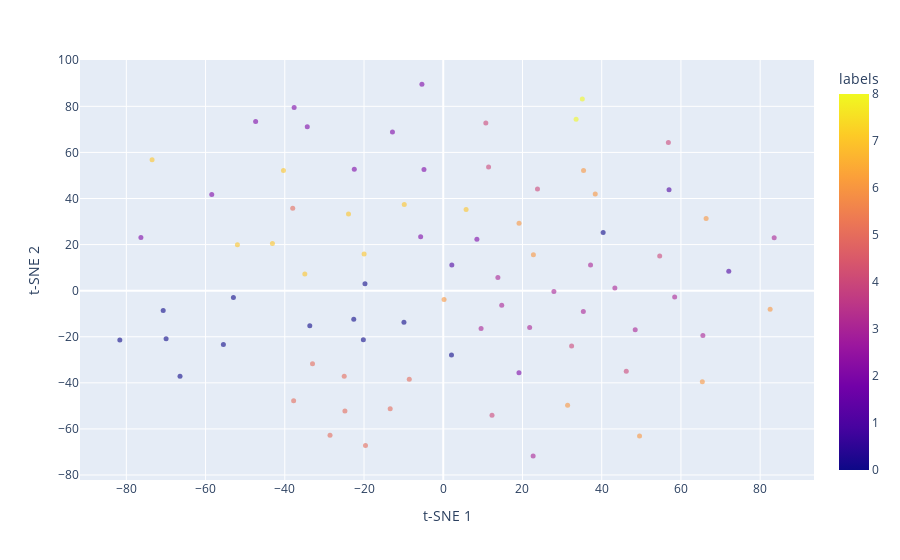

Source (notebook cell):
### Code cell
# TD-IDF + K-mean

import os
import fitz
import pandas as pd
from sklearn.feature_extraction.text import TfidfVectorizer
from sklearn.cluster import KMeans
from sklearn.metrics import silhouette_score, davies_bouldin_score
import matplotlib.pyplot as plt
import plotly.express as px
from sklearn.manifold import TSNE
import numpy as np
from sentence_transformers import SentenceTransformer
from sklearn.cluster import AgglomerativeClustering
from sklearn.metrics import davies_bouldin_score
from scipy.cluster.hierarchy import dendrogram, linkage
from sklearn.metrics.pairwise import cosine_similarity
import nltk
from nltk.corpus import stopwords
from nltk.stem import WordNetLemmatizer
import re


def preprocess_text(text):
    text = text.lower()
    text = re.sub(r'\d+', '', text)
    text = re.sub(r'[^\w\s]', '', text)

    stop_words = set(stopwords.words('english'))
    tokens = text.split()
    tokens = [word for word in tokens if not word in stop_words]

    lemmatizer = WordNetLemmatizer()
    tokens = [lemmatizer.lemmatize(token) for token in tokens]
    return ' '.join(tokens)

def read_pdf(file_path):
    document = fitz.open(file_path)
    text = ""
    for page_num in range(len(document)):
        page = document.load_page(page_num)
        text += page.get_text()

    return preprocess_text(text)


def read_pdfs_from_directory(directory):
    articles = []
    filenames = []  # List to store filenames
    for f in os.listdir(directory):
        if f.endswith(".pdf"):
            articles.append(read_pdf(os.path.join(directory, f)))
            filenames.append(f)
    if len(articles) == 0:
        raise ValueError("No PDF files found in the specified directory.")
    return articles, filenames


def fit_tfidf_vectorizer(articles):
    vectorizer = TfidfVectorizer(stop_words="english")
    tfidf_vectors = vectorizer.fit_transform(articles)
    return tfidf_vectors, tfidf_vectors.toarray()  # Return both sparse and dense versions

def determine_optimal_clusters(tfidf_vectors, max_clusters):
    sse = []
    silhouette_scores = []
    davies_bouldin_scores = []
    for k in range(2, max_clusters + 1):
        kmeans = KMeans(n_clusters=k, random_state=42)
        kmeans.fit(tfidf_vectors)
        sse.append(kmeans.inertia_)
        silhouette_scores.append(silhouette_score(tfidf_vectors, kmeans.labels_))
        davies_bouldin_scores.append(davies_bouldin_score(tfidf_vectors.toarray(), kmeans.labels_))
    return sse, silhouette_scores, davies_bouldin_scores

def plot_cluster_metrics(range_clusters, sse, silhouette_scores, davies_bouldin_scores):
    plt.figure(figsize=(21, 7))
    plt.subplot(1, 3, 1)
    plt.plot(range_clusters, sse, marker="o")
    plt.xlabel("Number of Clusters")
    plt.ylabel("SSE (Sum of Squared Errors)")
    plt.title("Elbow Method for Optimal Clusters")

    plt.subplot(1, 3, 2)
    plt.plot(range_clusters, silhouette_scores, marker="o")
    plt.xlabel("Number of Clusters")
    plt.ylabel("Silhouette Score")
    plt.title("Silhouette Score for Optimal Clusters")

    plt.subplot(1, 3, 3)
    plt.plot(range_clusters, davies_bouldin_scores, marker="o")
    plt.xlabel("Number of Clusters")
    plt.ylabel("Davies-Bouldin Index")
    plt.title("Davies-Bouldin Index for Optimal Clusters")

    plt.tight_layout()
    plt.show()

def perform_clustering_and_evaluate(tfidf_vectors, optimal_clusters):
    kmeans = KMeans(n_clusters=optimal_clusters, random_state=42)
    kmeans.fit(tfidf_vectors)
    silhouette_avg = silhouette_score(tfidf_vectors, kmeans.labels_)
    davies_bouldin_avg = davies_bouldin_score(tfidf_vectors.toarray(), kmeans.labels_)
    return kmeans.labels_, silhouette_avg, davies_bouldin_avg


def visualize_tsne_interactive(tfidf_vectors, labels, filenames):
    tsne = TSNE(n_components=2, random_state=42)
    tsne_results = tsne.fit_transform(tfidf_vectors.toarray())
    
    df_tsne = pd.DataFrame(tsne_results, columns=['t-SNE 1', 't-SNE 2'])
    df_tsne['labels'] = labels
    df_tsne['titles'] = filenames  # Assuming 'filenames' list has titles or relevant identifiers

    fig = px.scatter(df_tsne, x='t-SNE 1', y='t-SNE 2', color='labels', hover_data=['titles'])
    fig.update_traces(marker=dict(size=5, opacity=0.6),
                      selector=dict(mode='markers'))
    fig.show()



def main():
    pdf_dir = "pdf"
    articles, filenames = read_pdfs_from_directory(pdf_dir)
    tfidf_vectors, tfidf_dense = fit_tfidf_vectorizer(articles)
    sse, silhouette_scores, davies_bouldin_scores = determine_optimal_clusters(tfidf_vectors, min(25, len(articles)))
    plot_cluster_metrics(range(2, min(25, len(articles)) + 1), sse, silhouette_scores, davies_bouldin_scores)
    optimal_clusters = 9  # Based on visual inspection of plots
    labels, silhouette_avg, davies_bouldin_avg = perform_clustering_and_evaluate(tfidf_vectors, optimal_clusters)
    
    print(f"Optimal number of clusters: {optimal_clusters}")
    print(f"Silhouette Score: {silhouette_avg}")
    print(f"Davies-Bouldin Index: {davies_bouldin_avg}")
    visualize_tsne_interactive(tfidf_vectors, labels, filenames)
    
    # Create DataFrame with filenames and labels
    results_df = pd.DataFrame({'Filename': filenames, 'Cluster': labels})
    results_df.to_csv('TF-IDF_kmean.csv', index=False)
    print("Results saved to 'TF-IDF_kmean.csv'.")

    # Optional: Print each article's cluster assignment
    #for i, label in enumerate(labels):
        #print(f"Article {i} is in cluster {label}")


if __name__ == "__main__":
    main()

### Figure 1 — Plotly figure (JSON) as saved in the notebook; plotly's stock layout.template omitted (floating-point values rounded to 4 significant figures)
{"data": [{"customdata": [["Estimating global production and supply costs for green hydrogen and hydrogen-based green energy commodities.pdf"], ["Risk-constrained stochastic scheduling for energy hub_ Integrating renewables, demand response, and electric vehicles.pdf"], ["Data-driven probabilistic machine learning in sustainable smart energy:smart energy systems_Key developments, challenges, and future research opportunities in the context of smart grid paradigm.pdf"], ["Enhancing resource efficiency through the utilization of the green bond market_An empirical analysis of Asian economies.pdf"], ["Model_Predictive_Current_Control_of_Nine-Phase_Open-End_Winding_PMSMs_With_an_Online_Virtual_Vector_Synthesis_Strategy.pdf"], ["Synergies and potential of hybrid solar photovoltaic-thermal desalination technologies.pdf"], ["Using electrolytic hydrogen production and energy storage for balancing a low carbon electricity grid_Scenario assessments for India.pdf"], ["Toward fostering environmental innovation in OECD countries-Do fiscal decentralization, carbon pricing, and renewable energy investments matter.pdf"], ["Semi-supervised adversarial discriminative learning approach for intelligent fault diagnosis of wind turbine.pdf"], ["Polyanion-type electrode materials for advanced sodium-ion batteries.pdf"], ["Voltage_Sensorless_Based_Model_Predictive_Control_With_Battery_Management_System_For_Solar_PV_Powered_On-Board_EV_Charging.pdf"], ["Fiber Optic Sensing Technologies for Battery Management Systems and Energy Storage Applications.pdf"], ["Role of power-to-gas in an integrated gas and electricity system in Great Britain.pdf"], ["Potential-Driven Restructuring of Cu Single Atoms to Nanoparticles for Boosting the Electrochemical Reduction of Nitrate to Ammonia.pdf"], ["Optimal economic scheduling of microgrids considering renewable energy sources based on energy hub model using demand response and improved water wave optimization algorithm.pdf"], ["The economics and the environmental benignity of different colors of hydrogen.pdf"], ["Techno-economic evaluation of hydrogen and ammonia as energy carriers in a multi-generation system.pdf"], ["Performance_Evaluation_Of_Grid-scale_Battery_Energy_Storage_System_Employing_Virtual_Synchronous_Generator_Control_For_Grid_Code_Compliance_In_Weak_Grids.pdf"], ["Research on the evolution of China’s photovoltaic technology innovation network from the perspective of patents.pdf"], ["Co doping regulating electronic structure of Bi2MoO6 to construct dual active sites for photocatalytic nitrogen fixation.pdf"], ["Environmental impact of renewable energy source based electrical power plants_Solar, wind, hydroelectric, biomass, geothermal, tidal, ocean, and osmotic.pdf"], ["Generation of green hydrogen using self-sustained regenerative fuel cells_ Opportunities and challenges.pdf"], ["The Impact of Economic Corridor and Tourism on Local Community’s Quality of Life under One Belt One Road Context.pdf"], ["Optimal day-ahead large-scale battery dispatch model for multi-regulation participation considering full timescale uncertainties.pdf"], ["ERA5_The new champion of wind power modelling?.pdf"], ["Photocatalytic H2O2 production Systems_Design strategies and environmental applications.pdf"], ["Optimal Prediction Intervals of Wind Power Generation.pdf"], ["Applications of Green Synthesized Metal Nanoparticles — a Review.pdf"], ["Strategies to save energy in the context of the energy crisis_a review.pdf"], ["Recent advancement and assessment of green hydrogen production technologies.pdf"], ["Weather Impact on Solar Farm Performance_A Comparative Analysis of Machine Learning Techniques.pdf"], ["Utilization of green ammonia as a hydrogen energy carrier for decarbonization in spark ignition engines.pdf"], ["Design and investigation of PV string:central architecture for bayesian fusion technique using grey wolf optimization and flower pollination optimized algorithm.pdf"], ["A review of carbon dots in synthesis strategy.pdf"], ["Highly efficient adsorption and removal bio-staining dye from industrial wastewater onto mesoporous Ag-MOFs.pdf"], ["Stochastic coordinated operation of wind and battery energy storage system considering battery degradation.pdf"], ["Sodium-Ion Battery Materials and Electrochemical Properties Reviewed.pdf"], ["Optimal Grid Flexibility Assessment for Integration of Variable Renewable-Based Electricity Generation.pdf"], ["Supplementary Materials for La- and Mn-doped cobalt spinel oxygen evolution catalyst for proton exchange membrane electrolysis.pdf"], ["Introduction to grid-scale battery energy storage system concepts and fire hazards.pdf"], ["A review on global warming potential, challenges and opportunities of renewable hydrogen production technologies.pdf"], ["A Prompt Decarbonization Pathway for Shipping_Green Hydrogen, Ammonia, and Methanol Production and Utilization in Marine Engines.pdf"], ["Electrolysis of low-grade and saline surface water.pdf"], ["Electrocatalytic seawater splitting_Nice designs, advanced strategies, challenges and perspectives.pdf"], ["Impacts of grid‐scale battery systems on power system operation, case of Baltic region.pdf"], ["Novel Pt-carbon core–shell decorated hierarchical CoMo2S4 as efficient electrocatalysts for alkaline:seawater hydrogen evolution reaction.pdf"], ["Investigating the role of nuclear power and battery storage in Hungary’s energy transition using hourly resolution electricity market simulations.pdf"], ["Techno-economic assessment of green hydrogen and ammonia production from wind and solar energy in Iran.pdf"], ["Arming Ru with Oxygen-Vacancy-Enriched RuO2 Sub-Nanometer Skin Activates Superior Bifunctionality for pH-Universal Overall Water Splitting.pdf"], ["Recent advances in ammonia synthesis technologies_Toward future zero carbon emissions.pdf"], ["An improved genetic algorithm based fractional open circuit voltage MPPT for solar PV systems.pdf"], ["A comprehensive study of renewable energy sources_Classifications, challenges and suggestions.pdf"], ["Modeling the linkage between climate-tech, energy transition, and CO2 emissions_Do environmental regulations matter?.pdf"], ["State-of-Charge_Balancing_Control_for_ON_OFF-Line_Internal_Cells_Using_Hybrid_Modular_Multi-Level_Converter_and_Parallel_Modular_Dual_L-Bridge_in_a_Grid-Scale_Battery_Energy_Storage_System.pdf"], ["Wind speed forecasting based on the hybrid ensemble empirical mode decomposition and GA-BP neural network method.pdf"], ["Tuning Mass Transport in Electrocatalysis Down to Sub-5 nm through Nanoscale Grade Separation.pdf"], ["Techno-economic optimization of hybrid photovoltaic:wind generation together with energy storage system in a stand-alone micro-grid subjected to demand response.pdf"], ["Real-Time_Energy_Storage_Management_for_Renewable_Integration_in_Microgrid_An_Off-Line_Optimization_Approach.pdf"], ["Solar Energy_Applications, Trends Analysis, Bibliometric Analysis and Research Contribution to Sustainable Development Goals (SDGs).pdf"], ["A short review on generation of green fuel hydrogen through water splitting.pdf"], ["The economics of global green ammonia trade – “Shipping Australian wind and sunshine to Germany”.pdf"], ["Defective TiO2−x for High-Performance Electrocatalytic NO Reduction toward Ambient NH3 Production.pdf"], ["Assessing new transmission and energy storage in achieving increasing renewable generation targets in a regional grid.pdf"], ["Feasibility study of an islanded microgrid in rural area consisting of PV, wind, biomass and battery energy storage system.pdf"], ["Detection of False Data Injection Attacks in Battery Stacks Using Input Noise-Aware Nonlinear State Estimation and Cumulative Sum Algorithms.pdf"], ["Green innovation, foreign investment and carbon emissions_a roadmap to sustainable development via green energy and energy efficiency for BRICS economies.pdf"], ["Race to carbon neutrality in South Africa_What role does environmental technological innovation play?.pdf"], ["Bacterial Growth-Induced Tobramycin Smart Release Self-Healing Hydrogel for Pseudomonas aeruginosa-Infected Burn Wound Healing.pdf"], ["Recent Progress in Rechargeable Sodium-Ion Batteries_toward High-Power Applications.pdf"], ["A review of solar hybrid photovoltaic-thermal (PV-T) collectors and systems.pdf"], ["The merit-order effect in the Italian power market_The impact of solar and wind generation on national wholesale electricity prices.pdf"], ["Rechargeable Zinc Alkaline Anodes for Long-Cycle Energy Storage.pdf"], ["Electrochemical C–N coupling of CO2 and nitrogenous small molecules for the electrosynthesis of organonitrogen compounds.pdf"], ["Challenges and Mitigation Measures in Power Systems with High Share of Renewables—The Australian Experience.pdf"], ["Electrode Blocking Due to Redox Reactions in Aluminum Chloride-Sodium Iodide Molten Salts.pdf"], ["Dealing with multiple decades of hourly wind and PV time series in energy models_ A comparison of methods to reduce time resolution and the planning implications of inter-annual variability.pdf"], ["Early prediction of battery degradation in grid-scale battery energy storage system using extreme gradient boosting algorithm.pdf"], ["A Perspective on the Overarching Role of Hydrogen, Ammonia, and Methanol Carbon-Neutral Fuels towards Net Zero Emission in the Next Three Decades.pdf"], ["The reformation of catalyst_From a trial-and-error synthesis to rational design.pdf"]], "hovertemplate": "t-SNE 1=%{x}<br>t-SNE 2=%{y}<br>titles=%{customdata[0]}<br>labels=%{marker.color}<extra></extra>", "legendgroup": "", "marker": {"color": [5, 3, 3, 0, 4, 8, 0, 0, 4, 2, 4, 6, 0, 5, 3, 0, 5, 4, 6, 2, 3, 0, 0, 3, 1, 7, 6, 2, 3, 0, 6, 5, 6, 2, 7, 3, 2, 6, 7, 2, 0, 5, 7, 7, 4, 7, 3, 5, 2, 5, 6, 3, 0, 4, 6, 2, 3, 3, 6, 0, 5, 2, 1, 3, 4, 0, 0, 2, 2, 8, 3, 2, 7, 4, 7, 1, 6, 5, 7], "coloraxis": "coloraxis", "opacity": 0.6, "size": 5, "symbol": "circle"}, "mode": "markers", "name": "", "orientation": "v", "showlegend": false, "type": "scatter", "x": [-37.77, 37.18, 21.81, -52.97, 56.83, 35.11, 2.08, -81.64, 10.75, -47.36, 23.78, 31.39, 40.36, -38.0, 43.32, -20.17, -8.578, 46.2, 49.55, 8.491, 13.79, -9.924, -70.69, 65.54, 57.0, -19.97, 66.35, -5.385, 9.545, -22.59, 82.52, -19.63, 38.37, -5.705, 5.768, 48.45, -34.33, 22.75, -9.844, 19.11, -33.69, -33.01, -43.12, -51.96, 32.4, -34.94, 58.42, -13.4, -12.82, -28.58, 35.42, 14.76, -69.96, 11.44, 19.14, -58.44, 35.36, 22.69, 0.2022, -19.76, -24.83, -22.46, 2.164, 27.93, 12.31, -66.45, -55.5, -76.32, -37.64, 33.53, 83.53, -4.867, -23.92, 54.64, -40.34, 72.07, 65.4, -25.0, -73.5], "xaxis": "x", "y": [-47.83, 11.12, -15.95, -2.995, 64.25, 83.13, -27.9, -21.39, 72.76, 73.38, 44.13, -49.68, 25.2, 35.74, 1.176, -21.35, -38.48, -34.94, -63.08, 22.35, 5.719, -13.7, -8.568, -19.5, 43.83, 15.86, 31.32, 89.64, -16.42, -12.44, -8.032, -67.22, 41.94, 23.38, 35.23, -16.98, 71.15, 15.62, 37.41, -35.63, -15.24, -31.69, 20.48, 19.89, -24.01, 7.215, -2.71, -51.27, 68.82, -62.71, 52.13, -6.317, -20.89, 53.65, 29.23, 41.77, -9.079, -71.7, -3.874, 2.981, -52.18, 52.66, 11.16, -0.3443, -54.06, -37.1, -23.39, 23.04, 79.5, 74.41, 22.95, 52.6, 33.31, 15.04, 52.19, 8.425, -39.55, -37.18, 56.85], "yaxis": "y"}], "layout": {"coloraxis": {"colorbar": {"title": {"text": "labels"}}, "colorscale": [[0, "#0d0887"], [0.1111, "#46039f"], [0.2222, "#7201a8"], [0.3333, "#9c179e"], [0.4444, "#bd3786"], [0.5556, "#d8576b"], [0.6667, "#ed7953"], [0.7778, "#fb9f3a"], [0.8889, "#fdca26"], [1, "#f0f921"]]}, "legend": {"tracegroupgap": 0}, "margin": {"t": 60}, "xaxis": {"anchor": "y", "domain": [0, 1], "title": {"text": "t-SNE 1"}}, "yaxis": {"anchor": "x", "domain": [0, 1], "title": {"text": "t-SNE 2"}}}}
